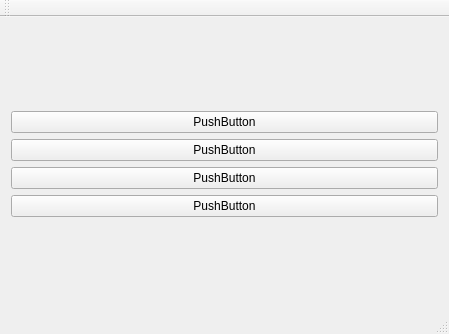
<?xml version="1.0" encoding="UTF-8"?>
<ui version="4.0">
 <class>MainWindow</class>
 <widget class="QMainWindow" name="MainWindow">
  <property name="geometry">
   <rect>
    <x>0</x>
    <y>0</y>
    <width>449</width>
    <height>334</height>
   </rect>
  </property>
  <property name="sizePolicy">
   <sizepolicy hsizetype="Preferred" vsizetype="Preferred">
    <horstretch>2</horstretch>
    <verstretch>0</verstretch>
   </sizepolicy>
  </property>
  <property name="windowTitle">
   <string>MainWindow</string>
  </property>
  <widget class="QWidget" name="centralWidget">
   <layout class="QGridLayout" name="gridLayout_2">
    <item row="0" column="0">
     <layout class="QHBoxLayout" name="horizontalLayout">
      <item>
       <layout class="QVBoxLayout" name="toolboxcontainer">
        <item>
         <widget class="QPushButton" name="pushButton_4">
          <property name="text">
           <string>PushButton</string>
          </property>
         </widget>
        </item>
        <item>
         <widget class="QPushButton" name="pushButton_3">
          <property name="text">
           <string>PushButton</string>
          </property>
         </widget>
        </item>
        <item>
         <widget class="QPushButton" name="pushButton_2">
          <property name="text">
           <string>PushButton</string>
          </property>
         </widget>
        </item>
        <item>
         <widget class="QPushButton" name="pushButton">
          <property name="text">
           <string>PushButton</string>
          </property>
         </widget>
        </item>
       </layout>
      </item>
      <item>
       <layout class="QGridLayout" name="qglcontainer"/>
      </item>
     </layout>
    </item>
   </layout>
  </widget>
  <widget class="QMenuBar" name="menuBar">
   <property name="geometry">
    <rect>
     <x>0</x>
     <y>0</y>
     <width>449</width>
     <height>26</height>
    </rect>
   </property>
  </widget>
  <widget class="QToolBar" name="mainToolBar">
   <attribute name="toolBarArea">
    <enum>TopToolBarArea</enum>
   </attribute>
   <attribute name="toolBarBreak">
    <bool>false</bool>
   </attribute>
  </widget>
  <widget class="QStatusBar" name="statusBar"/>
 </widget>
 <layoutdefault spacing="6" margin="11"/>
 <resources/>
 <connections/>
</ui>
